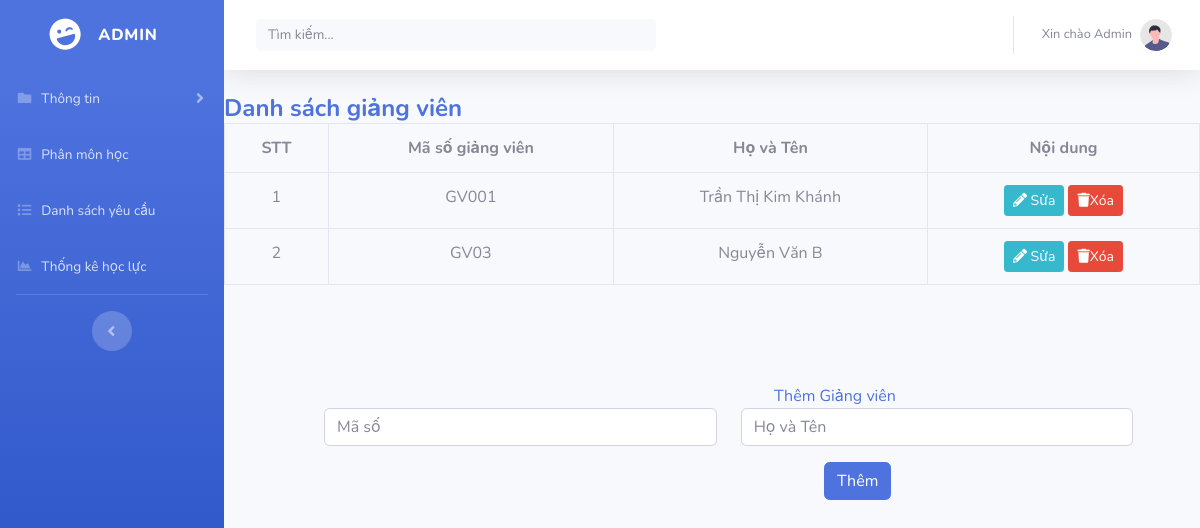
The page /DanhSachGV.php on the database its author committed.
### tables this page shows
CREATE TABLE `giangvien` (
  `MaGV` varchar(10) NOT NULL,
  `TenGV` text NOT NULL
);

### php/GiangVien.php (called while the page is built, shortened)
<?php
        $MaGV ='';
        $HoTenGV ='';
        $update = false;
?>

### DanhSachGV.php (the view, shortened to what this page needs)
<!DOCTYPE html>
<html lang="vn">
<head>
    <link href="vendor/fontawesome-free/css/all.min.css" rel="stylesheet" type="text/css">
    <link href="css/sb-admin-2.min.css" rel="stylesheet">
</head>
<body id="page-top">
    <?php require_once 'php/GiangVien.php'; ?>
    <div id="wrapper">
    <ul class="navbar-nav bg-gradient-primary sidebar sidebar-dark accordion" id="accordionSidebar">
        <a class="sidebar-brand d-flex align-items-center justify-content-center" href="Admin.html">
            <div class="sidebar-brand-icon rotate-n-15">
                <i class="fas fa-laugh-wink"></i>
            </div>
            <div class="sidebar-brand-text mx-3">Admin</div>
        </a>
             <li class="nav-item">
            <a class="nav-link collapsed" href="#" data-toggle="collapse" data-target="#collapsePages"
                aria-expanded="true" aria-controls="collapsePages">
                <i class="fas fa-fw fa-folder"></i>
                <span>Thông tin</span>
            </a>
        </li>
        <li class="nav-item">
            <a class="nav-link" href="PhanMonHoc.php">
                <i class="fas fa-fw fa-table"></i>
                <span>Phân môn học</span></a>
        </li>
        <li class="nav-item">
        <a class="nav-link" href="DanhSachYC.php">
        <i class="fas fa-fw fa-list"></i>
        <span>Danh sách yêu cầu</span></a>
        </li>
        <li class="nav-item">
            <a class="nav-link" href="ThongKe.php">
                <i class="fas fa-fw fa-chart-area"></i>
                <span>Thống kê học lực</span>
            </a>
        </li>
        <hr class="sidebar-divider d-none d-md-block">
        <div class="text-center d-none d-md-inline">
            <button class="rounded-circle border-0" id="sidebarToggle"></button>
        </div>
    </ul>
    <div id="content-wrapper" class="d-flex flex-column">
        <div id="content">
            <nav class="navbar navbar-expand navbar-light bg-white topbar mb-4 static-top shadow">
                <form
                    class="d-none d-sm-inline-block form-inline mr-auto ml-md-3 my-2 my-md-0 mw-100 navbar-search">
                    <div class="input-group">
                        <input id="myInput" type="text" class="form-control bg-light border-0 small" placeholder="Tìm kiếm..."
                            aria-label="Search" aria-describedby="basic-addon2">
                    </div>
                </form>
                <ul class="navbar-nav ml-auto">
                    <li class="nav-item dropdown no-arrow">
                        <a class="nav-link dropdown-toggle" href="#" id="userDropdown" role="button"
                            data-toggle="dropdown" aria-haspopup="true" aria-expanded="false">
                            <span class="mr-2 d-none d-lg-inline text-gray-600 small">Xin chào Admin</span>
                            <img class="img-profile rounded-circle"
                                src="img/undraw_profile.svg">
                        </a>
                    </li>
                </ul>
            </nav>
    <h4 class="m-0 font-weight-bold text-primary">Danh sách giảng viên</h4>
    <table class="table table-bordered" id="dataTable" width="100%" cellspacing="0" style = "text-align: center;">
        <tr>
                <th>STT</th>
                <th>Mã số giảng viên</th>
                <th>Họ và Tên</th>
                <th>Nội dung</th>
            </tr>
                <?php
                 $STT = 1;
                 $sql = "SELECT * FROM giangvien";
                 $query = mysqli_query($conn,$sql);
                while($row = $query -> fetch_assoc()): ?>
                <tr>
                    <td> <?php echo $STT++;?> </td>
                    <td><?php echo $row['MaGV']; ?></td>
                    <td><?php echo $row['TenGV']; ?></td>
                    <td>
                      <a class='btn btn-info btn-sm' href='DanhSachGV.php?Sua=<?php echo $row['MaGV'] ?>'> <i class='fas fa-pencil-alt'> </i> Sửa </a>
                      <a class='btn btn-danger btn-sm' href='php/GiangVien.php?Xoa=<?php echo $row['MaGV'] ?>'> <i class='fas fa-trash'> </i>Xóa </a>
                    </td>
                </tr>
                <?php endwhile?>
    </table>
        </div>
                 <table style="margin-top: 300px;">
                 <a class="collapse-item"  style="padding-left: 550px;">Thêm Giảng viên</a>
            <form class="user" method="POST" action ="php/GiangVien.php">
                <div class="form-group row">
                    <div class="col-sm-5">
                        <input type="text" class="form-control form-control-user" id="maGV"
                            placeholder="Mã số" name="maso" value = "<?php echo $MaGV;?>" <?php if($update == true){echo 'readonly';} ?> style="margin-left: 100px;">
                    </div>
                    <div class="col-sm-5">
                        <input type="text" class="form-control form-control-user" id="Hoten"
                            placeholder="Họ và Tên" name="ten"  value = "<?php echo $HoTenGV;?>" style="margin-left: 100px" >
                    </div>
                </div>
                    <div>
                <?php
               if($update == true):?>
                  <button type = "submit" name = "sua" class="btn btn-primary" style="margin-left: 600px;"> Sửa </button>
               <?php else: ?>
                  <button type = "submit" name = "them" class="btn btn-primary" style="margin-left: 600px;"> Thêm </button>
                <?php endif; ?>
                    </div>
            </form>
            </div>
    </div>
</body>
</html>

### rows shown on the page
giangvien: MaGV "GV001", TenGV "Trần Thị Kim Khánh"
giangvien: MaGV "GV03", TenGV "Nguyễn Văn B"
